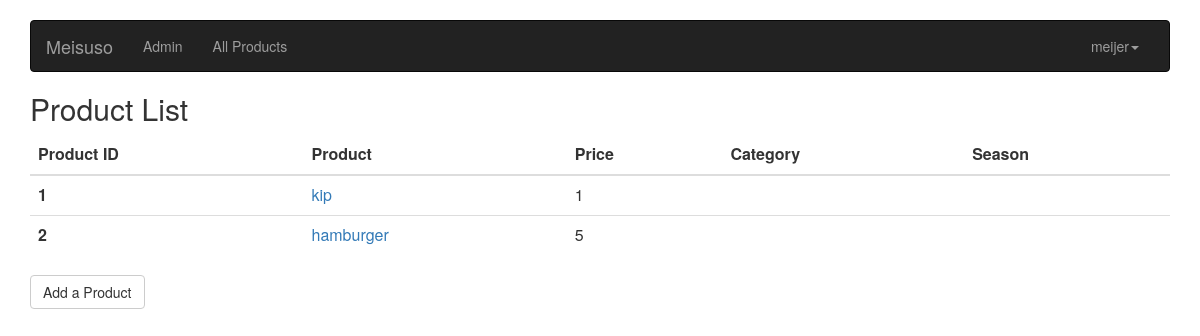
/my-product (signed in), run on an earlier commit of the app's database.
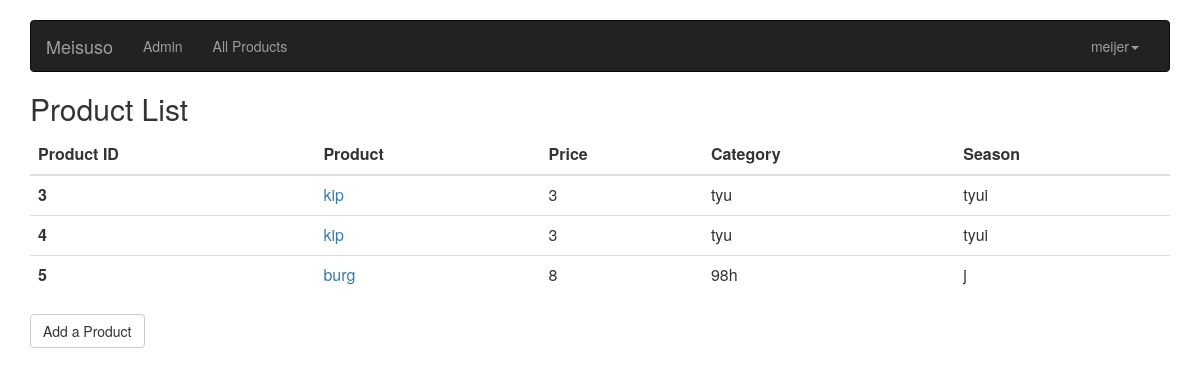
And on a later commit of the database.
### accounts/models.py (models this page shows, shortened)
class Product(models.Model):
    author = models.ForeignKey(User, on_delete=models.CASCADE, null=True, editable=False)
    product_name = models.CharField(max_length=100, default = '')
    price = models.IntegerField(default = 0)
    CAT = (
        ('F', 'Fruit'),
        ('V', 'Vegetable'),
    )
    category = models.CharField(max_length=1, choices=CAT, default = '')
    season = models.CharField(max_length=100, default = '')
    description = models.CharField(max_length=100, default = '')
    unit = models.CharField(max_length=100, default = '')

### accounts/views.py (the view)
# urls.py: path('my-product', views.my_product, name='my-product'),
@login_required
def my_product(request):
    user = request.user
    products = Product.objects.filter(author=request.user)
    template = 'accounts/my_product.html'
    return render(request, template, {'products':products,'user': request.user})

### accounts/templates/accounts/my_product.html (shortened to what this page needs)
{% extends 'base.html' %}
{%block body%}
<h2>Product List</h2><table class="table">
  <thead>
    <tr>
      <th scope="col">Product ID</th>
        <th scope="col">Product</th>
      <th scope="col">Price</th>
      <th scope="col">Category</th>
      <th scope="col">Season</th>
    </tr>
  </thead>
  <tbody>
    {% for Product in products %}
    <tr>
      <th scope="row">{{ Product.id }}</th>
      <td><a href="/account/product_detail/{{Product.id}}" product.id>{{ Product.product_name }}</a></td>
      <td>{{ Product.price }}</td>
      <td>{{ Product.category }}</td>
      <td>{{ Product.season }}</td>
    </tr>{% endfor %}
  </tbody>
</table>
<a href="/account/add-product" class="btn btn-default" role="button">Add a Product</a>
{%endblock%}

What changed in the data, as far as the page shows it:
no longer on this page (row edited): Product: id "1", product_name "kip", price "1"
no longer on this page (row edited): Product: id "2", product_name "hamburger", price "5"
added Product: id "3", product_name "kip", price "3", category "tyu", season "tyui"
added Product: id "4", product_name "kip", price "3", category "tyu", season "tyui"
added Product: id "5", product_name "burg", price "8", category "98h", season "j"
